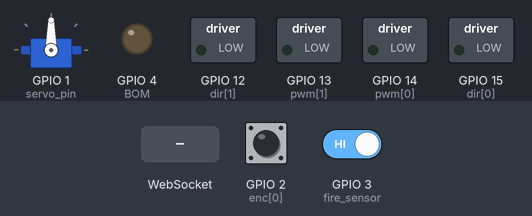
The sketch below on a simulated ESP32. Shown: servo, switched loads named in the sketch (green lamp = pin HIGH), output pins drawn as LEDs (lit = HIGH). The test bench sets the inputs (shaded band); at power-on: GPIO 2 (enc[0]) HIGH, GPIO 3 (fire_sensor) HIGH. WiFi joins after 1.5 s; servers stay silent unless stated; the camera gives no picture.

Above: at 3.0 s.
3.1 s: WebSocket text "p" received
At 3.4 s:
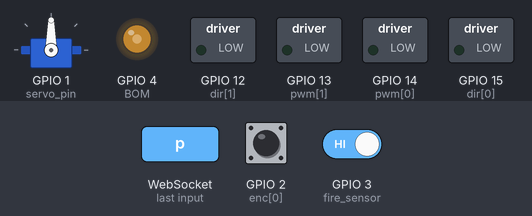
4.6 s: WebSocket text "s" received
At 5.8 s:
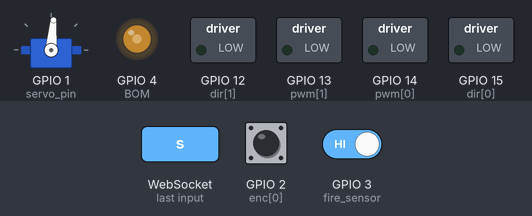
Timing chart, 0 to 7.6 s (numbered marks = the images above; inputs shaded):
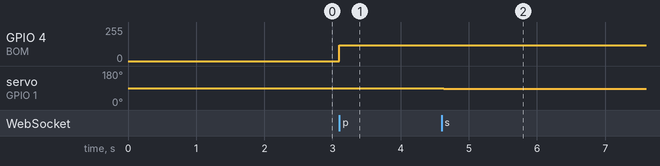

Measured:
- after the input at 3.1 s, GPIO 4 (BOM): 0/255 → 120/255 at once
- after the input at 4.6 s, servo on GPIO 1 (servo_pin): 90° → 85° at once

The sketch:

main.ino
```cpp
#include <WiFi.h>
#include "esp_camera.h"
#include <WebSocketsClient.h>
#include <ESP32_Servo.h>
WebSocketsClient webSocket;
#define use_serial 0
// WiFi credentials
const char *ssid = "Ngoi nha vui ve";
const char *password = "06011997";
#define MAX_LENGTH 50
#define RAD_TO_DEG 57.2957786
int timeSample = 500;
volatile int speed_cmd[2] = { 0, 0 };
unsigned long time_d = 0;
bool start_camera = 0;
#define PWDN_GPIO_NUM 32
#define RESET_GPIO_NUM -1
#define XCLK_GPIO_NUM 0
#define SIOD_GPIO_NUM 26
#define SIOC_GPIO_NUM 27
#define Y9_GPIO_NUM 35
#define Y8_GPIO_NUM 34
#define Y7_GPIO_NUM 39
#define Y6_GPIO_NUM 36
#define Y5_GPIO_NUM 21
#define Y4_GPIO_NUM 19
#define Y3_GPIO_NUM 18
#define Y2_GPIO_NUM 5
#define VSYNC_GPIO_NUM 25
#define HREF_GPIO_NUM 23
#define PCLK_GPIO_NUM 22
camera_fb_t *fb = NULL;
int speed_desired;
float speed_increase;
bool run_ = 0;
unsigned long time_ = 0;
unsigned long time_stop;
const int initial_speed = 160;
#define tien 1
#define lui 2

#define BOM 4
#define BUZZ 0
#define mor_left 0
#define mor_right 1
#define STOP 0
#define DOWN 3
#define UP 1
#define LEFT 2
#define RIGHT 4
#define PI 3.14159265
int speed_left_get;
int speed_right_get;
const double WHEEL_DIAMTER = 5.2;
const double ENCODER_PULSE = 40;
const double cm_per_count = PI * WHEEL_DIAMTER / ENCODER_PULSE;
const double robot_with = 15;
double speed_linear = 0;
double speed_angular = 0;
int pwm[2] = { 14, 13 };
int dir[2] = { 15, 12 };
const int enc[] = { 2, 3 };
const int servo_pin = 1;
const int fire_sensor = 3;
bool fireSensorSignal = false;
int encoder_count[2] = { 0, 0 };
int speed_sign[2] = { 1, 1 };
Servo sv;
volatile bool connected = 0;
volatile bool fire_now = 0;
int angle_servo = 90;
int speed = 120;
bool PinStateChanged(int pin, int *lastButtonState, int *buttonRisingEdge) {

  int buttonState = pin;

  if (buttonState != *lastButtonState) {
    if (buttonState == LOW) {
      *buttonRisingEdge = 0;
    } else {
      *buttonRisingEdge = 1;
    }
    *lastButtonState = buttonState;
    return true;
  }

  return false;
}
void control_motor(int motor, int speed) {
  static int last_speed[2] = { 0, 0 };  // Lưu vận tốc trước đó cho mỗi motor
  static bool start_acc[2] = { false, false };
  static int current_speed[2] = { 0, 0 };
  motor = 1 - motor;
  speed = -speed;
  if (motor == mor_right) speed = -speed;
  if (speed == 0) {
    analogWrite(pwm[motor], 0);
    digitalWrite(dir[motor], 0);
    speed_sign[motor] = 0;
    current_speed[motor] = 0;
    start_acc[motor] = false;
    last_speed[motor]=0;
    return;
  }
  if (last_speed[motor] == 0) {
    current_speed[motor] = (speed >= 0) ? initial_speed : -initial_speed;  // Giữ dấu của speed
    start_acc[motor] = true;
  }

  if (start_acc[motor]) {

    current_speed[motor] = current_speed[motor] * 0.6 + speed * 0.4;
    if (abs(current_speed[motor]) > speed) {
      start_acc[motor] = false;
      current_speed[motor] = speed;
    }
    speed = current_speed[motor];
  } else {
    current_speed[motor] = speed;
  }

  // Logic điều khiển motor bình thường
  bool direct = speed > 0 ? 0 : 1;
  if (direct) {
    speed_sign[motor] = -1;
    analogWrite(pwm[motor], 255 - abs(speed));
    digitalWrite(dir[motor], 1);
  } else {
    speed_sign[motor] = 1;
    analogWrite(pwm[motor], abs(speed));
    digitalWrite(dir[motor], 0);
  }
  last_speed[motor] = speed;
}

void initGPIO() {
  if (!use_serial) {
    sv.attach(servo_pin);
    sv.write(angle_servo);
    // pinMode(enc[mor_right], INPUT_PULLUP);
    pinMode(fire_sensor, INPUT);
  }
  // pinMode(fire_sensor,INPUT);
  pinMode(enc[mor_left], INPUT_PULLUP);
  pinMode(BOM, OUTPUT);
  digitalWrite(BOM, LOW);


  // pinMode(BUZZ, OUTPUT);
  // digitalWrite(BUZZ, 0);
  for (int i = 0; i < 2; i++) {

    pinMode(pwm[i], OUTPUT);
    pinMode(dir[i], OUTPUT);
    digitalWrite(pwm[i], LOW);
    digitalWrite(dir[i], LOW);
  }
}
void getEncoder() {
  bool enca_now = digitalRead(enc[mor_left]);

  static int buttonRisingEdgeA = 0;
  static int lastButtonStateA = 0;

  static unsigned long time_ = millis();
  if (PinStateChanged(enca_now, &lastButtonStateA, &buttonRisingEdgeA)) {

    // 0 == falling, 1 == Rising
    encoder_count[mor_left] += speed_sign[mor_left];
    encoder_count[mor_right] = speed_sign[mor_right];
  }
  if (millis() - time_ >= timeSample) {

    // Serial.println(fireSensorSignal);
    double dxy = (encoder_count[mor_left]) * cm_per_count;
    float dt = (float)timeSample / 1000.0;
    speed_linear = ((dxy) / 2.0) / dt;
    if (speed_sign[mor_left] != speed_sign[mor_right]) {
      speed_angular = (((encoder_count[mor_left]) * cm_per_count) / robot_with) / dt;
    }
    int16_t linear_scaled = round(speed_linear * 100);
    int16_t angular_scaled = round(speed_angular * 570.2914);


    // Serial.print(speed_linear);
    // Serial.print(",");
    // Serial.println(encoder_count[mor_left]);
    // Serial.print(speed_left_get);
    // Serial.print(",");
    // Serial.println(speed_right_get);
    encoder_count[mor_right] = 0;
    encoder_count[mor_left] = 0;
    if (connected) {
      // uint8_t speed_data[8];
      // memcpy(speed_data, &speed_linear, 4);
      // memcpy(speed_data + 4, &speed_angular, 4);
      // webSocket.sendBIN(speed_data, 8);
      uint8_t speed_data[5];
      memcpy(speed_data, &linear_scaled, 2);
      memcpy(speed_data + 2, &angular_scaled, 2);
      memcpy(speed_data + 4, &fireSensorSignal, 1);

      webSocket.sendBIN(speed_data, 5);
    }
    time_ = millis();
  }
}

void onOffBOM(bool on) {
  if (on)
    analogWrite(BOM, 120);
  else
    analogWrite(BOM, 0);
}
void setup() {
  if (use_serial)
    Serial.begin(9600);
  initGPIO();
  camera_config_t config;
  config.ledc_channel = LEDC_CHANNEL_0;
  config.ledc_timer = LEDC_TIMER_0;
  config.pin_d0 = Y2_GPIO_NUM;
  config.pin_d1 = Y3_GPIO_NUM;
  config.pin_d2 = Y4_GPIO_NUM;
  config.pin_d3 = Y5_GPIO_NUM;
  config.pin_d4 = Y6_GPIO_NUM;
  config.pin_d5 = Y7_GPIO_NUM;
  config.pin_d6 = Y8_GPIO_NUM;
  config.pin_d7 = Y9_GPIO_NUM;
  config.pin_xclk = XCLK_GPIO_NUM;
  config.pin_pclk = PCLK_GPIO_NUM;
  config.pin_vsync = VSYNC_GPIO_NUM;
  config.pin_href = HREF_GPIO_NUM;
  config.pin_sscb_sda = SIOD_GPIO_NUM;
  config.pin_sscb_scl = SIOC_GPIO_NUM;
  config.pin_pwdn = PWDN_GPIO_NUM;
  config.pin_reset = RESET_GPIO_NUM;
  config.xclk_freq_hz = 20000000;
  config.pixel_format = PIXFORMAT_JPEG;
  // init with high specs to pre-allocate larger buffers
  if (psramFound()) {
    config.frame_size = FRAMESIZE_UXGA;
    config.jpeg_quality = 10;
    config.fb_count = 2;
  } else {
    config.frame_size = FRAMESIZE_SVGA;
    config.jpeg_quality = 12;
    config.fb_count = 1;
  }

  // camera init
  esp_err_t err = esp_camera_init(&config);
  if (err != ESP_OK) {
    // Serial.printf("Camera init failed with error 0x%x", err);
    return;
  }

  sensor_t *s = esp_camera_sensor_get();
  s->set_framesize(s, FRAMESIZE_SVGA);

  WiFi.mode(WIFI_STA);
  WiFi.begin(ssid, password);
  // Serial.println("");

  // try to connect with Wifi network about 8 seconds
  while (WiFi.status() != WL_CONNECTED) {
    delay(500);
    if (use_serial) Serial.print(".");
  }

  // Wait some time to connect to wifi

  if (use_serial) Serial.println(WiFi.localIP());  // You can get IP address assigned to ESP
  webSocket.begin("192.168.1.232", 6789, "/");     // IP of your server
  webSocket.onEvent(webSocketEvent);
}

void webSocketEvent(WStype_t type, uint8_t *payload, size_t length) {
  if (type == WStype_DISCONNECTED) {
    connected = 0;
    // Serial.println("Disconnected!");
  } else if (type == WStype_CONNECTED) {
    // Serial.println("Connected to WebSocket server!");
    connected = 1;
    // webSocket.sendBIN(data, sizeof(data));  // Send binary data
  } else if (type == WStype_BIN) {
    // Serial.print("Received binary data of length: ");
    // Serial.println(length);
    for (size_t i = 0; i < length; i++) {
      // Serial.printf("0x%02x ", payload[i]);
    }
    // Serial.println();
  } else if (type == WStype_TEXT) {
    // Serial.printf("[WSc] get text: %s\n", payload);
    String command = String((char *)payload);
    int p_index = command.indexOf("p");
    if (p_index != -1) {
      int state_on = command.substring(0, p_index).toInt();
      if (state_on == 0) {
        static int onOf = 1;
        onOffBOM(onOf);
        onOf = 1 - onOf;
      } else if (state_on == 1) {
        fire_now = 1;
      }
    }
    int servo_index = command.indexOf("s");
    if (servo_index != -1) {
      int sv_dir = command.substring(0, servo_index).toInt();
      if (sv_dir == 1)
        angle_servo += 5;
      else
        angle_servo -= 5;
      angle_servo = constrain(angle_servo, 0, 180);
      if (!use_serial) sv.write(angle_servo);
      // Serial.println(angle_servo);
    }
    int ind_move = command.indexOf("k");
    if (ind_move != -1) {
      int speed_left = command.substring(0, ind_move).toInt();
      int speed_right = command.substring(ind_move + 1).toInt();
      // moveRobot(index);
      if (fire_now && !fireSensorSignal) {
        speed_left = constrain(speed_left, -75, 75);
        speed_right = constrain(speed_right, -75, 75);
      }
      speed_cmd[mor_left] = speed_left;
      speed_cmd[mor_right] = speed_right;


      // Serial.println(index);
    }
  }
}
void loop() {
  // if (Serial.available()) {
  //   String c = Serial.readStringUntil(';');
  //   int ind_move = c.indexOf("k");
  //   if (ind_move != -1) {
  //     int speed_left = c.substring(0, ind_move).toInt();
  //     int speed_right = c.substring(ind_move + 1).toInt();
  //     // moveRobot(index);
  //     if (fire_now && fireSensorSignal) {
  //       speed_left = constrain(speed_left, -75, 75);
  //       speed_right = constrain(speed_right, -75, 75);
  //     }
  //     control_motor(mor_right, speed_right);
  //     control_motor(mor_left, speed_left);
  //     Serial.print(speed_right);
  //     Serial.print("m");
  //     Serial.println(speed_left);
  //   }
  // }
  if (!use_serial) fireSensorSignal = digitalRead(fire_sensor);
  webSocket.loop();


  if (millis() - time_d > 100) {  // 100ms =0.1s
    // unsigned long time_=millis();
    if (connected) {
      //   onOffBuzz();
      fb = esp_camera_fb_get();
      // client.sendBinary((const char*)fb->buf, fb->len);
      webSocket.sendBIN(fb->buf, fb->len);
      esp_camera_fb_return(fb);
      fb = NULL;
    }
    control_motor(mor_right, speed_cmd[mor_right]);
    control_motor(mor_left, speed_cmd[mor_left]);
    time_d = millis();
    // Serial.println(millis()-time_); // 37-78
  }
  getEncoder();
}
```
